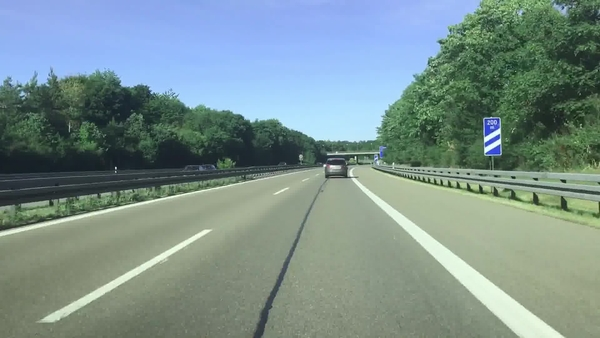
#> input picture Data/lane.jpg, 600 x 338 px, given in place of 4608279-uhd_3840_2160_24fps.mp4, which was not available
$ python EdgeDetection.py
#> lines starting #> are read from the running program, lines starting #| are printed output that depends on the picture; pictures that were not available may be replaced by others from this repository, and a replacement may not be noted
import cv2 as cv
import numpy as np


# capture = cv.VideoCapture(0)


capture = cv.VideoCapture("C:/Users/acer/OneDrive/Desktop/laneDetection/lane detection data/4608279-uhd_3840_2160_24fps.mp4")
# capture = cv.VideoCapture("/home/ashutosh/Documents/laneDetection/lane detection data/4695859-uhd_3840_2160_30fps.mp4")
# "C:\Users\acer\OneDrive\Documents\laneDetection\lane detection data\4695859-uhd_3840_2160_30fps.mp4"

if not capture.isOpened():
    print("error")
    exit()

# capture.set(cv.CAP_PROP_FRAME_WIDTH,640)
# capture.set(cv.CAP_PROP_FRAME_HEIGHT,650)
# capture.set(cv.CAP_PROP_FPS,30)

while True:
    isTrue,frame = capture.read()
#> frame is the input picture: shape (338, 600, 3); mean B, G, R 141.2, 144.2, 122.8
    resize_ = cv.resize(frame,(600,400),interpolation = cv.INTER_LINEAR)
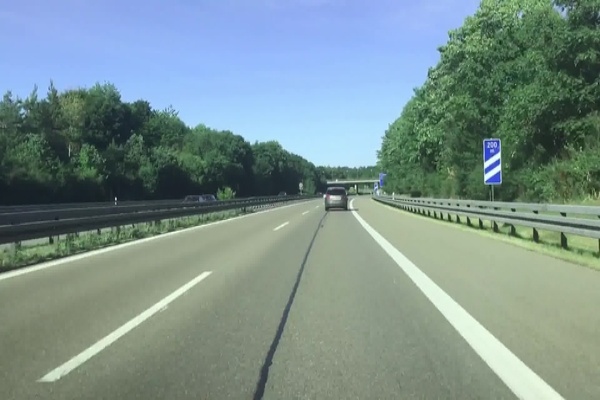
#> resize_: shape (400, 600, 3); mean B, G, R 141.1, 144.1, 122.7
    grayScale = cv.cvtColor(resize_, cv.COLOR_BGR2GRAY)
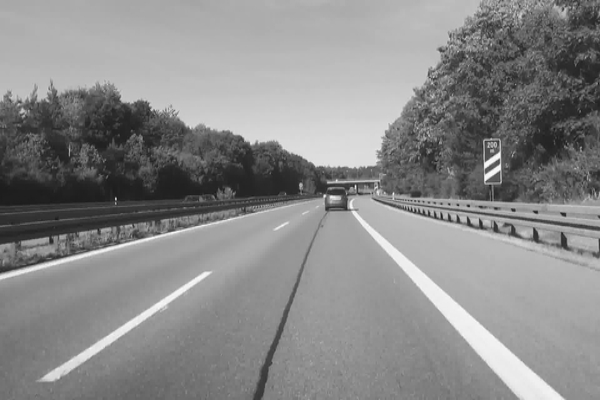
#> grayScale: shape (400, 600); min 21, max 250, mean 137.3
    GaussianBlur = cv.GaussianBlur(grayScale, (5,5), 0)
    edge = cv.Canny(GaussianBlur,75,150)
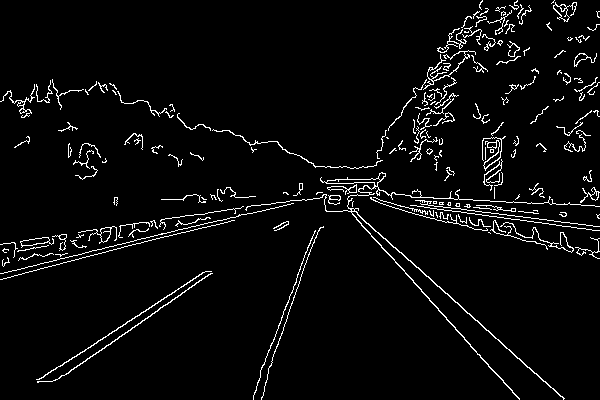
#> edge: shape (400, 600); 4.1% white in thin lines or dots

    # ret, thresh = cv.threshold(grayscale,0,255,cv.THRESH_OTSU)
    lines = cv.HoughLinesP(edge, 1, np.pi/180, 30,maxLineGap=250)
#> lines = 94 rows, first 6: [2, 273, 579, 130], [39, 379, 598, 16], [68, 156, 596, 230], [291, 153, 563, 398], [0, 279, 584, 133], [301, 156, 519, 398]
    if lines is not None:
        for line in lines:
            x1, y1, x2, y2 = line[0]
            print(x1,y1,x2,y2)
            cv.line(resize_, (x1,y1), (x2,y2),(255,255,255), 3)
#> this loop made 94 passes
#> (x1, y1, x2, y2) on passes 1 to 12: (2, 273, 579, 130), (39, 379, 598, 16), (68, 156, 596, 230), (291, 153, 563, 398), (0, 279, 584, 133), (301, 156, 519, 398), (95, 354, 576, 5), (75, 161, 585, 224), (276, 141, 563, 399), (260, 372, 339, 166), (0, 244, 501, 165), (63, 129, 596, 252)
#| 2 273 579 130
#| 39 379 598 16
#| 68 156 596 230
#| 291 153 563 398
#| 0 279 584 133
#| 301 156 519 398
#| 95 354 576 5
#| 75 161 585 224
#> (further printed lines are left out)
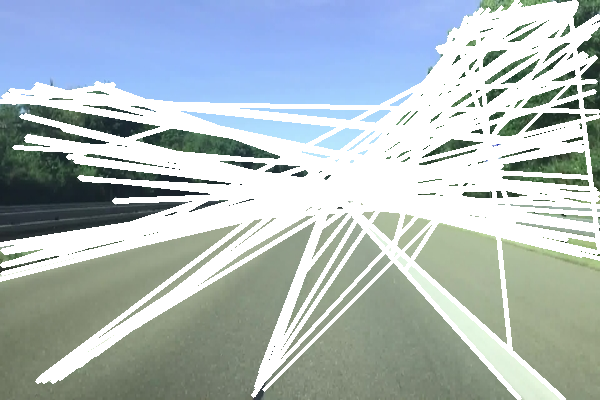
#> resize_: shape (400, 600, 3); mean B, G, R 189.8, 187.3, 174.3
    cv.imshow("feed", edge)
    cv.imshow("lol", resize_)

    if cv.waitKey(20) & 0xFF ==ord("q"):
#> (key q is pressed here)
        break
capture.release()
cv.destroyAllWindows()
